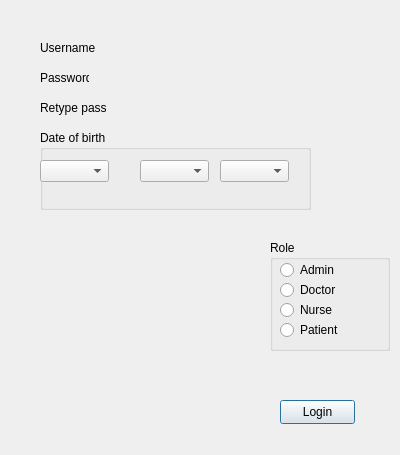
<?xml version="1.0" encoding="UTF-8"?>
<ui version="4.0">
 <class>Registration</class>
 <widget class="QDialog" name="Registration">
  <property name="geometry">
   <rect>
    <x>0</x>
    <y>0</y>
    <width>400</width>
    <height>455</height>
   </rect>
  </property>
  <property name="windowTitle">
   <string>Dialog</string>
  </property>
  <widget class="QLabel" name="label">
   <property name="geometry">
    <rect>
     <x>40</x>
     <y>40</y>
     <width>71</width>
     <height>16</height>
    </rect>
   </property>
   <property name="text">
    <string>Username</string>
   </property>
  </widget>
  <widget class="QLabel" name="label_2">
   <property name="geometry">
    <rect>
     <x>40</x>
     <y>70</y>
     <width>49</width>
     <height>16</height>
    </rect>
   </property>
   <property name="text">
    <string>Password</string>
   </property>
  </widget>
  <widget class="QLabel" name="label_3">
   <property name="geometry">
    <rect>
     <x>40</x>
     <y>100</y>
     <width>101</width>
     <height>16</height>
    </rect>
   </property>
   <property name="text">
    <string>Retype pass</string>
   </property>
  </widget>
  <widget class="QGroupBox" name="groupBox">
   <property name="geometry">
    <rect>
     <x>40</x>
     <y>130</y>
     <width>271</width>
     <height>80</height>
    </rect>
   </property>
   <property name="title">
    <string>Date of birth</string>
   </property>
   <widget class="QComboBox" name="comboBox">
    <property name="geometry">
     <rect>
      <x>0</x>
      <y>30</y>
      <width>69</width>
      <height>22</height>
     </rect>
    </property>
   </widget>
   <widget class="QComboBox" name="comboBox_2">
    <property name="geometry">
     <rect>
      <x>100</x>
      <y>30</y>
      <width>69</width>
      <height>22</height>
     </rect>
    </property>
   </widget>
   <widget class="QComboBox" name="comboBox_3">
    <property name="geometry">
     <rect>
      <x>180</x>
      <y>30</y>
      <width>69</width>
      <height>22</height>
     </rect>
    </property>
   </widget>
  </widget>
  <widget class="QGroupBox" name="Role">
   <property name="geometry">
    <rect>
     <x>270</x>
     <y>240</y>
     <width>120</width>
     <height>111</height>
    </rect>
   </property>
   <property name="title">
    <string>Role</string>
   </property>
   <widget class="QRadioButton" name="Admin">
    <property name="geometry">
     <rect>
      <x>10</x>
      <y>20</y>
      <width>89</width>
      <height>20</height>
     </rect>
    </property>
    <property name="text">
     <string>Admin</string>
    </property>
   </widget>
   <widget class="QRadioButton" name="Doctor">
    <property name="geometry">
     <rect>
      <x>10</x>
      <y>40</y>
      <width>89</width>
      <height>20</height>
     </rect>
    </property>
    <property name="text">
     <string>Doctor</string>
    </property>
   </widget>
   <widget class="QRadioButton" name="Nurse">
    <property name="geometry">
     <rect>
      <x>10</x>
      <y>60</y>
      <width>89</width>
      <height>20</height>
     </rect>
    </property>
    <property name="text">
     <string>Nurse</string>
    </property>
   </widget>
   <widget class="QRadioButton" name="Patient">
    <property name="geometry">
     <rect>
      <x>10</x>
      <y>80</y>
      <width>89</width>
      <height>20</height>
     </rect>
    </property>
    <property name="text">
     <string>Patient</string>
    </property>
   </widget>
  </widget>
  <widget class="QPushButton" name="pushButton">
   <property name="geometry">
    <rect>
     <x>280</x>
     <y>400</y>
     <width>75</width>
     <height>24</height>
    </rect>
   </property>
   <property name="text">
    <string>Login</string>
   </property>
  </widget>
 </widget>
 <resources/>
 <connections/>
</ui>
